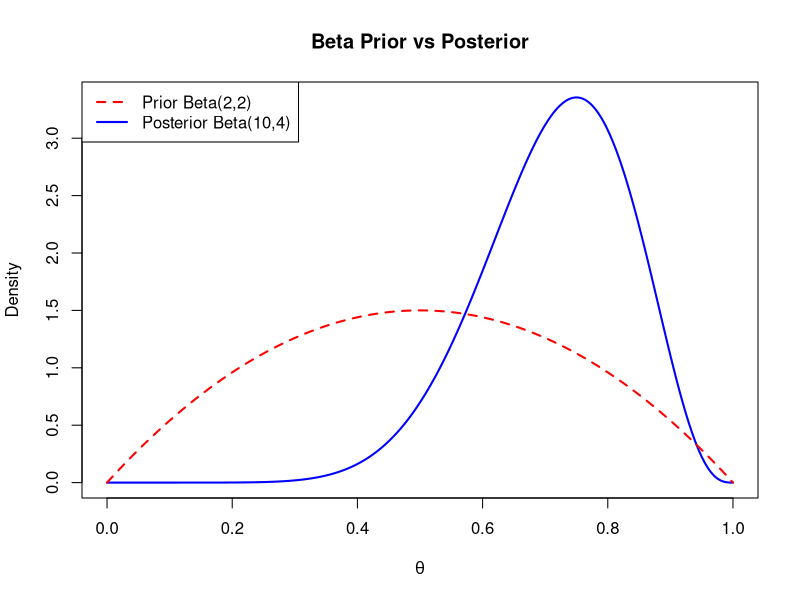
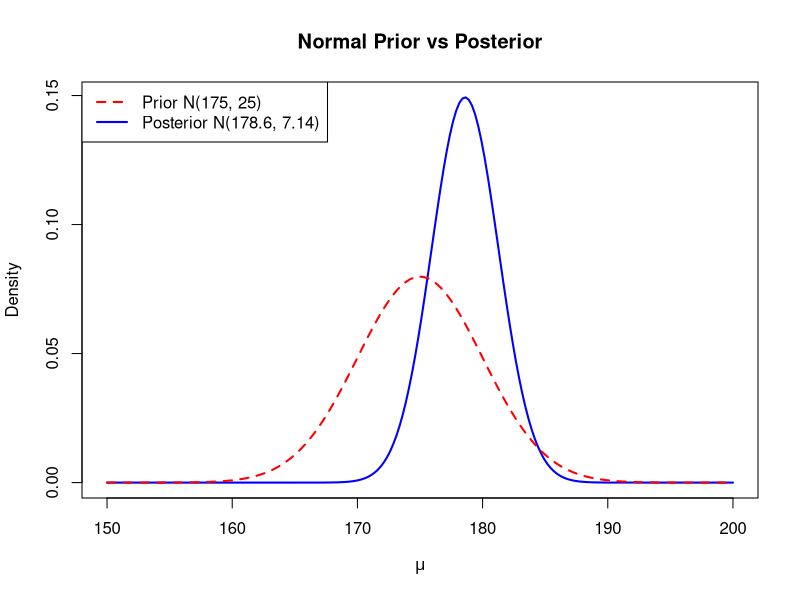
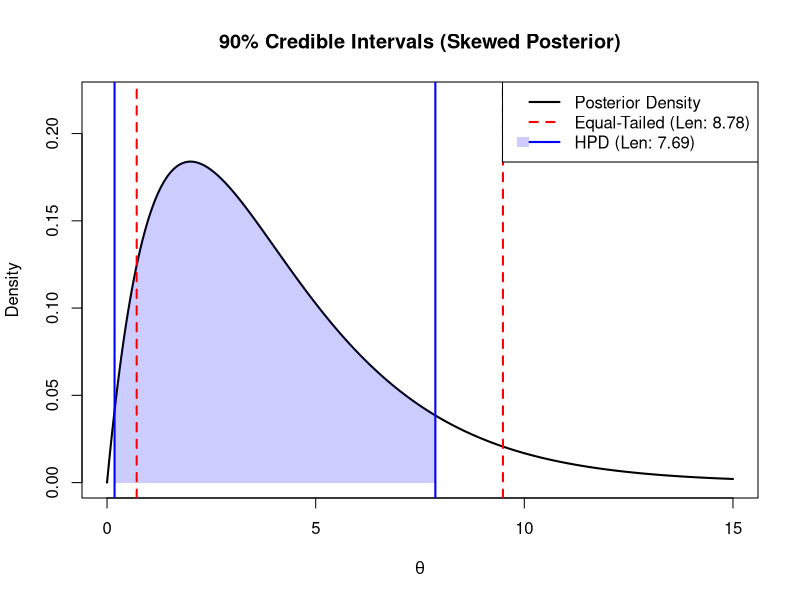
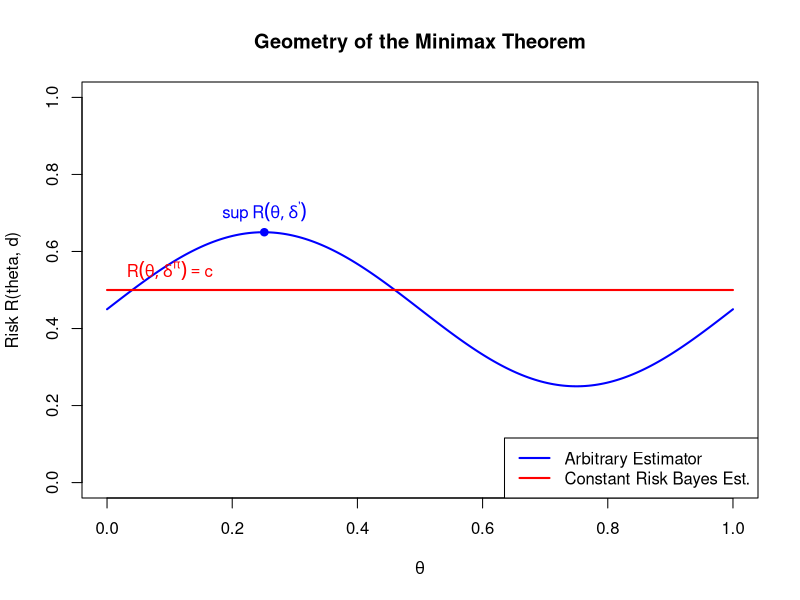

The R script that drew these images, in order:
## ---- chunk 1
#| label: fig-beta-conjugacy
#| fig-cap: "Prior vs Posterior for Beta-Binomial Example"
#| echo: true

theta <- seq(0, 1, length.out = 200)

# Prior: Beta(2, 2)
prior <- dbeta(theta, shape1 = 2, shape2 = 2)

# Posterior: Beta(10, 4)
posterior <- dbeta(theta, shape1 = 10, shape2 = 4)

plot(theta, posterior, type = 'l', lwd = 2, col = "blue",
     xlab = expression(theta), ylab = "Density",
     main = "Beta Prior vs Posterior", ylim = c(0, max(c(prior, posterior))))
lines(theta, prior, col = "red", lty = 2, lwd = 2)
legend("topleft", legend = c("Prior Beta(2,2)", "Posterior Beta(10,4)"),
       col = c("red", "blue"), lty = c(2, 1), lwd = 2)
## ---- chunk 2
#| label: fig-normal-conjugacy
#| fig-cap: "Prior vs Posterior for Normal-Normal Example"
#| echo: true

mu_vals <- seq(150, 200, length.out = 200)

# Prior: N(175, 25) -> SD = 5
prior_norm <- dnorm(mu_vals, mean = 175, sd = 5)

# Posterior: N(178.6, 7.14) -> SD = Sqrt(7.14) Approx 2.67
posterior_norm <- dnorm(mu_vals, mean = 178.6, sd = sqrt(7.14))

plot(mu_vals, posterior_norm, type = 'l', lwd = 2, col = "blue",
     xlab = expression(mu), ylab = "Density",
     main = "Normal Prior vs Posterior",
     ylim = c(0, max(c(prior_norm, posterior_norm))))
lines(mu_vals, prior_norm, col = "red", lty = 2, lwd = 2)
legend("topleft", legend = c("Prior N(175, 25)", "Posterior N(178.6, 7.14)"),
       col = c("red", "blue"), lty = c(2, 1), lwd = 2)
## ---- chunk 3
#| label: fig-hpd-vs-equal
#| fig-cap: "Comparison of HPD and Equal-Tailed Intervals for a Skewed Distribution"
#| echo: true

# Define a Skewed Distribution: Gamma(shape=2, Rate=0.5)
x_vals <- seq(0, 15, length.out = 1000)
y_vals <- dgamma(x_vals, shape = 2, rate = 0.5)

# Target Coverage
alpha <- 0.10
target_prob <- 1 - alpha

# 1. Equal-tailed Interval (quantiles)
eq_lower <- qgamma(alpha/2, shape = 2, rate = 0.5)
eq_upper <- qgamma(1 - alpha/2, shape = 2, rate = 0.5)

# 2. HPD Interval (density Threshold Optimization)
# We Look for a Density Threshold K Such That the Area Above K Is 0.90
find_hpd <- function(dist_vals, density_vals, probability) {
  # Sort density values
  ord <- order(density_vals, decreasing = TRUE)
  sorted_dens <- density_vals[ord]
  sorted_dist <- dist_vals[ord]
  
  # Accumulate probability (approximation)
  dx <- diff(dist_vals)[1]
  cum_prob <- cumsum(sorted_dens * dx)
  
  # Find cutoff index
  cutoff_idx <- which(cum_prob >= probability)[1]
  
  # Get the subset of x values
  hpd_set <- sorted_dist[1:cutoff_idx]
  return(c(min(hpd_set), max(hpd_set)))
}

hpd_bounds <- find_hpd(x_vals, y_vals, target_prob)
hpd_lower <- hpd_bounds[1]
hpd_upper <- hpd_bounds[2]

# Plotting
plot(x_vals, y_vals, type = 'l', lwd = 2, col = "black",
     main = "90% Credible Intervals (Skewed Posterior)",
     xlab = expression(theta), ylab = "Density",
     ylim = c(0, max(y_vals) * 1.2))

# Shade HPD
polygon(c(x_vals[x_vals >= hpd_lower & x_vals <= hpd_upper], hpd_upper, hpd_lower),
        c(y_vals[x_vals >= hpd_lower & x_vals <= hpd_upper], 0, 0),
        col = rgb(0, 0, 1, 0.2), border = NA)

# Draw Equal-tailed Lines (red)
abline(v = c(eq_lower, eq_upper), col = "red", lwd = 2, lty = 2)
# Draw HPD Lines (blue)
abline(v = c(hpd_lower, hpd_upper), col = "blue", lwd = 2, lty = 1)

legend("topright", 
       legend = c("Posterior Density", 
                  paste0("Equal-Tailed (Len: ", round(eq_upper - eq_lower, 2), ")"), 
                  paste0("HPD (Len: ", round(hpd_upper - hpd_lower, 2), ")")),
       col = c("black", "red", "blue"), 
       lty = c(1, 2, 1), lwd = 2,
       fill = c(NA, NA, rgb(0, 0, 1, 0.2)), border = NA)

## ---- chunk 4
#| label: fig-minimax-proof
#| fig-cap: "Visual Proof: Any alternative estimator (Blue) with Bayes risk comparable to the Constant Risk estimator (Red) must have a higher maximum risk."
#| echo: true

# Define Parameter Space Theta
theta <- seq(0, 1, length.out = 200)

# 1. Constant Risk Bayes Estimator (risk = C)
c_val <- 0.5
risk_bayes <- rep(c_val, length(theta))

# 2. Arbitrary Alternative Estimator
# This Function Is Chosen Such That It Dips Below C but Rises Above It Elsewhere
risk_alt <- c_val + 0.2 * sin(2 * pi * theta) - 0.05

# Plotting
plot(theta, risk_alt, type = 'l', lwd = 2, col = "blue",
     ylim = c(0, 1), ylab = "Risk R(theta, d)", xlab = expression(theta),
     main = "Geometry of the Minimax Theorem")

# Add Constant Risk Line
lines(theta, risk_bayes, col = "red", lwd = 2)

# Mark the Maximum of the Alternative
max_alt <- max(risk_alt)
max_theta <- theta[which.max(risk_alt)]
points(max_theta, max_alt, pch = 19, col = "blue")
text(max_theta, max_alt, labels = expression(sup~R(theta, delta^"'")), pos = 3, col = "blue")

# Label the Constant Risk
text(0.1, c_val, labels = expression(R(theta, delta^pi) == c), pos = 3, col = "red")

# Add Legend
legend("bottomright", legend = c("Arbitrary Estimator", "Constant Risk Bayes Est."),
       col = c("blue", "red"), lwd = 2, lty = 1)
